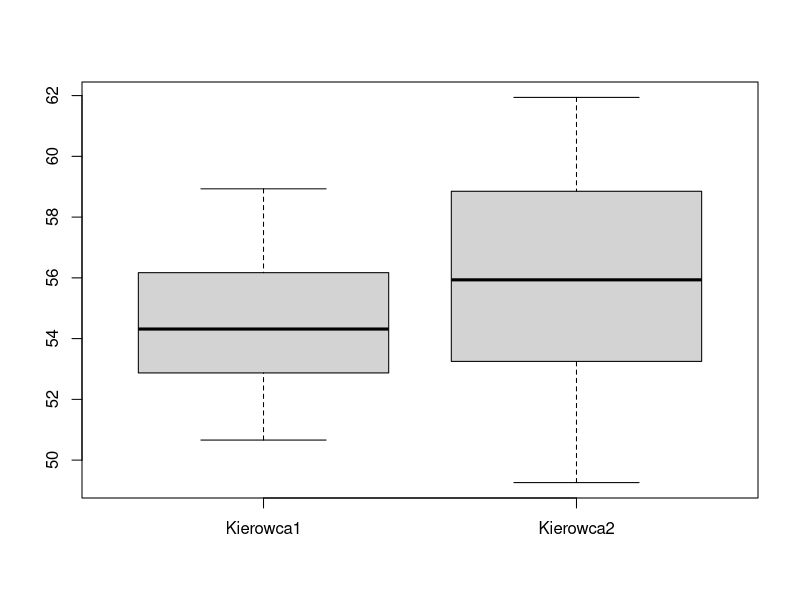

Write the R code that produced this figure.
# Dwóch kierowców przejechaªo po 30 okr¡»e« samochodem wy±cigowym z tymi samymi ustawieniami. Czasy
# przejazdów w sekundach zawarte s¡ w pliku csv-01(Kierowcy). Który z kierowców jest lepszy?

R <- read.csv2("set-7/kierowcy.csv", header = TRUE, sep = ";", dec = ".")
head(R)

k1 <- R$Kierowca1
k2 <- R$Kierowca2

shapiro.test(k1)
shapiro.test(k2)
# próbki pochodzą z rozkładu normalnego

summary(k1)
summary(k2)

# H0: var_k1 == var_k2
# H1: ~H0
var.test(k1, k2)
# p-val < 0.05 : odrzucamy H0

# H0: mu_k1 == mu_k2
# H1: mu_k1 < mu_k2
t.test(k1, k2, var.equal = FALSE, alternative = "less")
# p-val < 0.05 : odrzucamy H0, średnio kierowca 1 jest szybszy od 2

boxplot(R)
